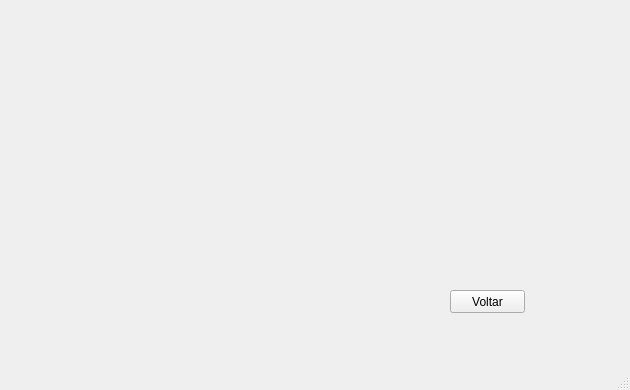
<?xml version="1.0" encoding="UTF-8"?>
<ui version="4.0">
 <class>MainWindow</class>
 <widget class="QMainWindow" name="MainWindow">
  <property name="geometry">
   <rect>
    <x>0</x>
    <y>0</y>
    <width>630</width>
    <height>390</height>
   </rect>
  </property>
  <property name="windowTitle">
   <string>Ajuda - Níveis</string>
  </property>
  <widget class="QWidget" name="centralwidget">
   <widget class="QPushButton" name="voltarBt">
    <property name="geometry">
     <rect>
      <x>450</x>
      <y>290</y>
      <width>75</width>
      <height>23</height>
     </rect>
    </property>
    <property name="text">
     <string>Voltar</string>
    </property>
   </widget>
  </widget>
  <widget class="QStatusBar" name="statusbar"/>
 </widget>
 <resources/>
 <connections/>
</ui>
